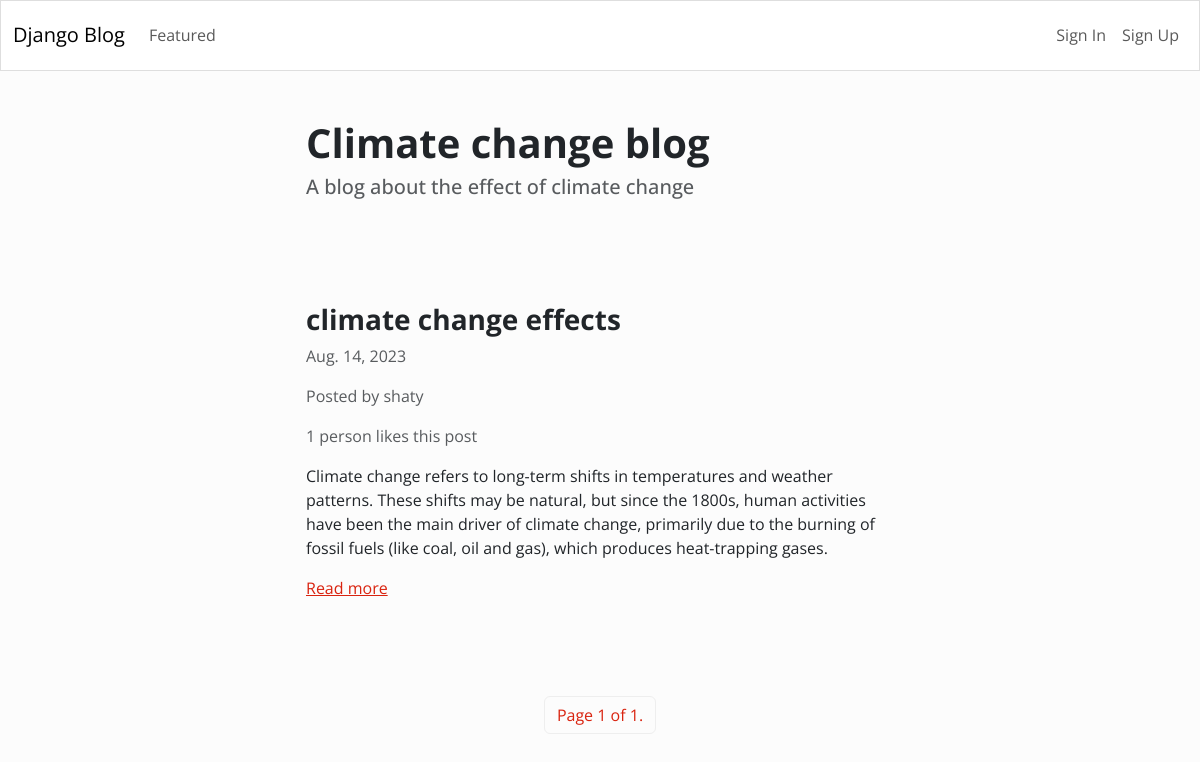
The page / on the database its author committed.
### blog/models.py (models this page shows)
class Article(models.Model):
	title = models.CharField(max_length=255)
	content = HTMLField()
	date = models.DateField(auto_now_add=True)
	author = models.ForeignKey(User, on_delete=models.CASCADE)
	profile_pic=models.ImageField(null=True, blank=True)
	featured = models.BooleanField(default=False)
	likes = models.ManyToManyField(User, related_name='likes', blank=True)

### blog/views.py (the view)
# urls.py: path('', Index.as_view(), name='index'),
class Index(ListView):
	model = Article
	queryset = Article.objects.all().order_by('-date')
	template_name = 'blog/index.html'
	paginate_by = 1

### blog/templates/blog/index.html (shortened to what this page needs)
{% extends 'blog/base.html' %}
{% block content %}
	<div class="row">
		<div class="col-md-6 col-12 mx-md-auto mx-3 mt-5 mb-5">
			<h1 class="fw-bolder">Climate change blog</h1>
			<h5 class="text-muted">A blog about the effect of climate change</h5>
		</div>
	</div>
	{% for object in object_list %}
	<div class="row">
		<div class="col-md-6 col-11 mx-md-auto mx-3 mt-5 mb-5">
			<h3 class="fw-bold">{{ object.title }}</h3>
			<p class="text-muted"> {{ object.date }}</p>
			<p class="text-muted">Posted by {{ object.author.username }}</p>
			{% if object.likes.count == 1 %}
				<p class="text-muted">{{ object.likes.count }} person likes this post</p>
			{% else %}
				<p class="text-muted">{{ object.likes.count }} people like this post</p>
			{% endif %}
			<div class="my-3">
				{{ object.content|truncatewords_html:50|safe }}
			</div>
			<a href="{% url 'detail_article' object.id %}">Read more</a>
		</div>
	</div>
	{% endfor %}
	<nav>
		<ul class="pagination">
			<div class="mx-auto d-flex flex-row mt-5">
				<li class="page-item">
					<a class="page-link" href="#">Page {{ page_obj.number }} of {{ page_obj.paginator.num_pages }}.</a>
				</li>
			</div>
		</ul>
	</nav>
{% endblock content %}

### blog/templates/blog/base.html (shortened to what this page needs)
<!DOCTYPE html>
<html lang="en">
<head>
	<link rel="stylesheet" href="https://bootswatch.com/5/simplex/bootstrap.min.css">
</head>
<body>
	{% include 'blog/nav.html' %}
	{% block content %}
	{% endblock content %}
</body>
</html>

### blog/templates/blog/nav.html (shortened to what this page needs)
<nav class="navbar navbar-expand-lg navbar-light bg-light">
  <div class="container-fluid">
    <a class="navbar-brand" href="{% url 'index' %}">Django Blog</a>
    <div class="collapse navbar-collapse" id="navbarNav">
      <ul class="navbar-nav me-auto">
        <li class="nav-item">
          <a class="nav-link" href="{% url 'featured' %}">Featured</a>
        </li>
      </ul>
      <ul class="navbar-nav">
        {% if request.user.is_authenticated %}
          <li class="nav-item">
            <a class="nav-link" href="{% url 'logout' %}">Sign Out</a>
          </li>
        {% else %}
          <li class="nav-item">
            <a class="nav-link" href="{% url 'login' %}">Sign In</a>
          </li>
          <li class="nav-item">
            <a class="nav-link" href="{% url 'register' %}">Sign Up</a>
          </li>
        {% endif %}
      </ul>
    </div>
  </div>
</nav>

### rows shown on the page
Article: title "climate change effects", date "Aug. 14, 2023", author.username "shaty", likes.count "1", content "Climate change refers to long-term shifts in temperatures and weather patterns. These shifts may be natural, but since the 1800s, human activities have been the main driver of climate change, primarily due to the burning of fossil fuels (like coal, oil and gas), which produces heat-trapping gases."

### other values the page prints
{{ page_obj.number }} "1"
{{ page_obj.paginator.num_pages }} "1"
